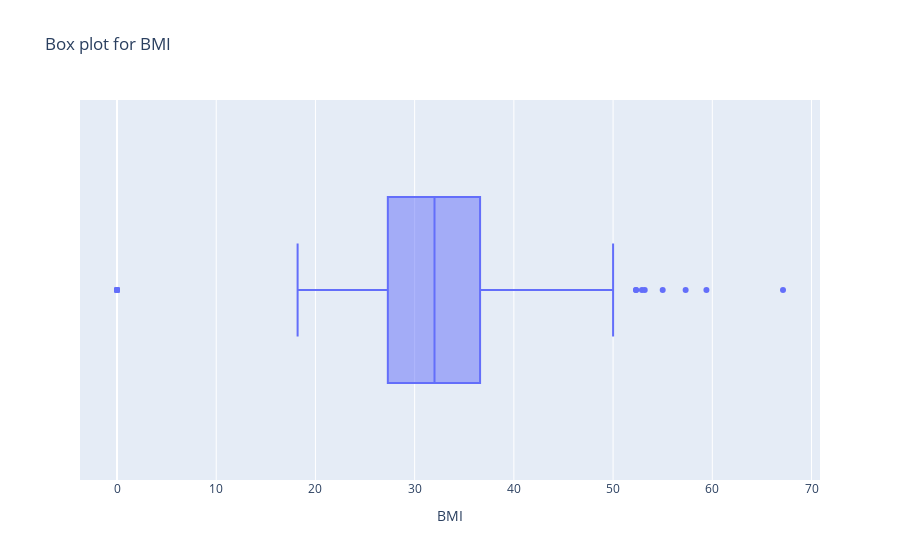

Write notebook code for a chart like this one.
### Markdown cell above
#### 5.BMI

### Code cell
make_box_plot(df,"BMI")

### Figure 1 — Plotly figure (JSON) as saved in the notebook; plotly's stock layout.template omitted (floating-point values rounded to 4 significant figures; data arrays with more than 128 entries replaced by an {"elided": "..."} marker saying what was removed)
{"data": [{"alignmentgroup": "True", "boxpoints": "outliers", "hovertemplate": "BMI=%{x}<extra></extra>", "legendgroup": "", "marker": {"color": "#636efa"}, "name": "", "notched": false, "offsetgroup": "", "orientation": "h", "showlegend": false, "type": "box", "x": {"elided": "768 float values"}, "x0": " ", "xaxis": "x", "y0": " ", "yaxis": "y"}], "layout": {"autosize": true, "boxmode": "group", "legend": {"tracegroupgap": 0}, "title": {"text": "Box plot for BMI"}, "xaxis": {"anchor": "y", "autorange": true, "domain": [0, 1], "range": [-3.729, 70.85], "title": {"text": "BMI"}, "type": "linear"}, "yaxis": {"anchor": "x", "autorange": true, "domain": [0, 1], "range": [-0.5, 0.5], "type": "category"}}}
